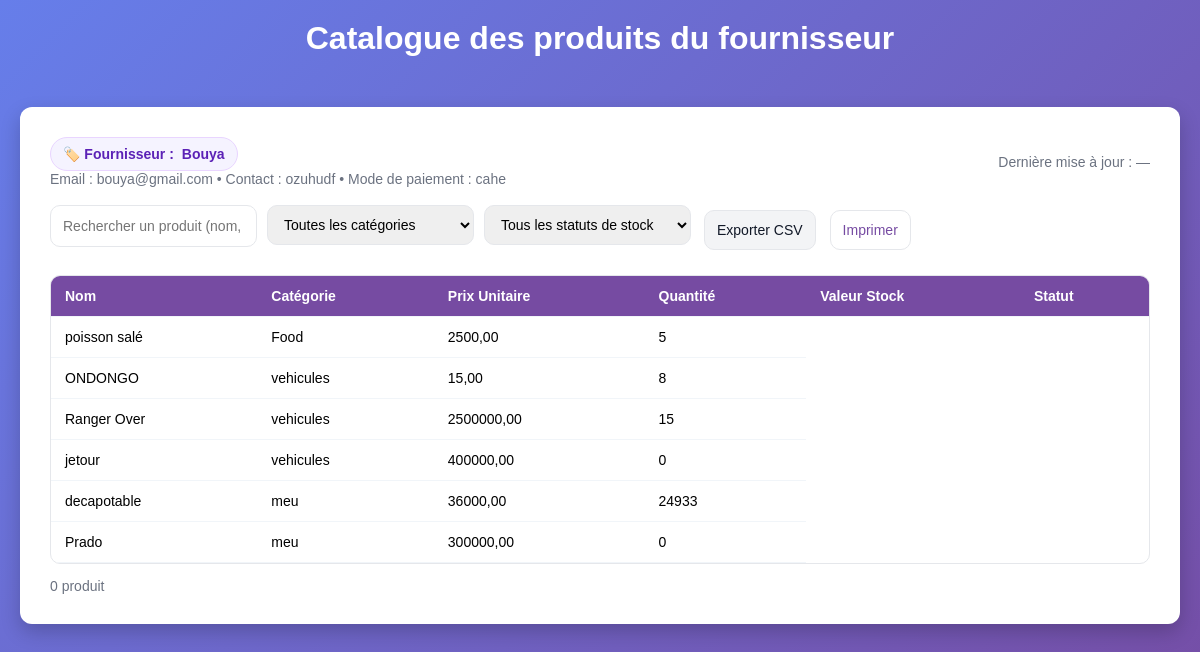
The page /gproduit/produitfournisseur/1/ on the database as committed earlier.
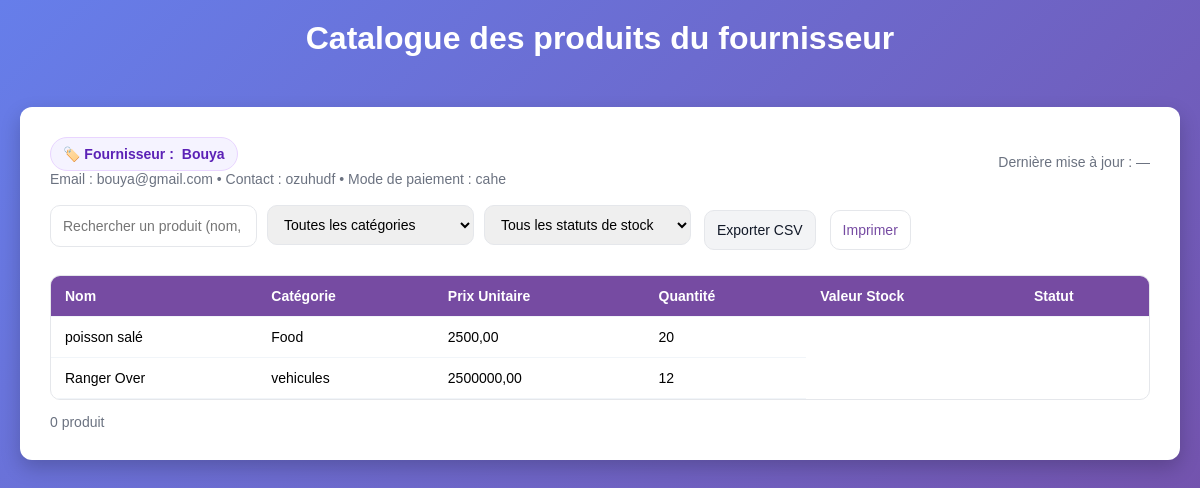
The same page on the database as committed later.
### gproduit/models.py (models this page shows, shortened)
class produits(models.Model):
    nom = models.CharField(max_length =100)
    categorie = models.ForeignKey(categories, on_delete = models.CASCADE, related_name ='products')
    prix = models.DecimalField(max_digits = 10 , decimal_places =2)
    quantite = models.PositiveIntegerField()
    description = models.TextField()
    date_livraison = models.DateField()
    date_ajout = models.DateTimeField(auto_now_add = True)
    data_exp = models.DateField(null =True , blank = True)
    fournisseur = models.ForeignKey(fournisseurs,on_delete=models.CASCADE,related_name="mes_produits" )
    observation = models.TextField()
    class Meta:
        ordering = ['-date_ajout']

class categories(models.Model):
    nom=models.CharField(max_length = 50)
    def __str__(self):
        return self.nom

### gproduit/views.py (the view)
# urls.py: path('produitfournisseur/<int:fournisseur_id>/', produits_par_fournisseur, name ='produitfournisseur'), # fontionnalité a revoir
def produits_par_fournisseur(request, fournisseur_id):
    fournisseur = get_object_or_404(fournisseurs, id=fournisseur_id)
    produits_list = fournisseur.mes_produits.all()  # ou fournisseur.mes_produits.all()
    return render(request, "produits_fournisseur.html", {
        "fournisseur": fournisseur,
        "produits": produits_list
    })

### gproduit/templates/produits_fournisseur.html (shortened to what this page needs)
<!DOCTYPE html>
<html lang="fr">
<head>
</head>
<body>
  <h1 class="page-title">Catalogue des produits du fournisseur</h1>
  <div class="container">
    <div class="card-header">
      <div>
        <div class="supplier-badge" id="supplierBadge">
          <span>🏷️ Fournisseur :</span>
          <span id="supplierName"> {{fournisseur.nom}} </span>
        </div>
        <div class="muted" id="supplierMeta">Email : {{fournisseur.email}} • Contact : {{fournisseur.contact}} • Mode de paiement : {{fournisseur.mode_payement}}</div>
      </div>
      <div class="muted" id="lastUpdate">Dernière mise à jour : —</div>
    </div>
    <div class="top-bar">
      <div class="controls">
        <input id="searchInput" type="text" placeholder="Rechercher un produit (nom, code)…" />
        <select id="categoryFilter">
          <option value="">Toutes les catégories</option>
        </select>
        <select id="stockFilter">
          <option value="">Tous les statuts de stock</option>
        </select>
        <div style="display:flex; gap:8px; justify-content:flex-end;">
          <button class="btn btn-light" id="btnExportCSV">Exporter CSV</button>
          <button class="btn btn-outline" id="btnPrint">Imprimer</button>
        </div>
      </div>
    </div>
    <div class="table-wrapper">
      <table class="table" id="productsTable">
        <thead>
          <tr>
            <th class="sticky" data-sort="string">Nom</th>
            <th class="sticky" data-sort="string">Catégorie</th>
            <th class="sticky" data-sort="number">Prix Unitaire</th>
            <th class="sticky" data-sort="number">Quantité</th>
            <th class="sticky" data-sort="number">Valeur Stock</th>
            <th class="sticky" data-sort="string">Statut</th>
          </tr>
        </thead>
        <tbody>
          {% for p in produits %}
          <tr>
            <td> {{p.nom}}</td>
            <td>{{p.categorie}}</td>
            <td>{{p.prix}}</td>
            <td>{{p.quantite}}</td>
          </tr>
          {% endfor %}
        </tbody>
      </table>
    </div>
    <div class="footer">
      <div id="countInfo">0 produit</div>
    </div>
  </div>
</body>
</html>

Rows that differ between the two databases and show on the page:
removed produits: nom "ONDONGO", categorie "vehicules", prix "15,00", quantite "8"
removed produits: nom "jetour", categorie "vehicules", prix "400000,00", quantite "0"
removed produits: nom "decapotable", categorie "meu", prix "36000,00", quantite "24933"
removed produits: nom "Prado", categorie "meu", prix "300000,00", quantite "0"
changed produits "poisson salé": quantite "5" → "20"
changed produits "Ranger Over": quantite "15" → "12"
